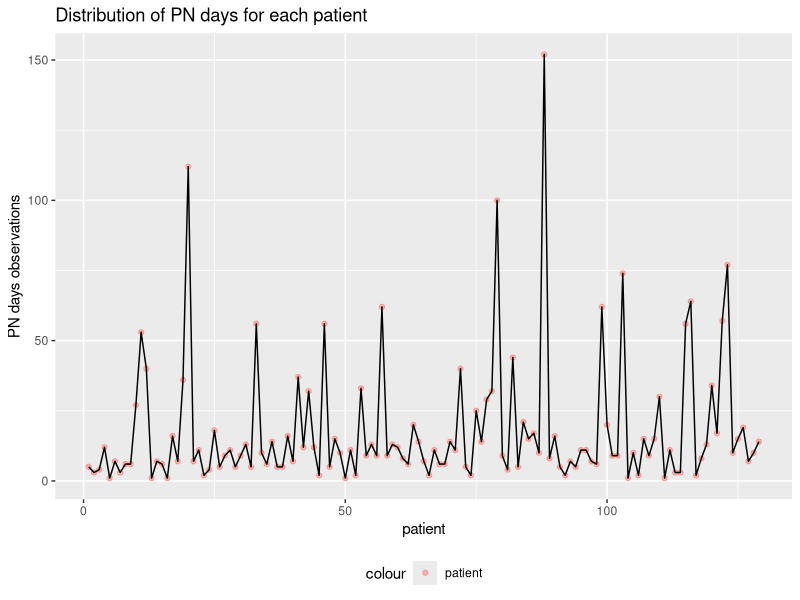

Recreate this plot in R.
## ---- chunk 1
library(tidyverse)
library(readxl)
library(lubridate)
library(dplyr)
library(ggridges)
## ---- chunk 2
central_lined_df =
  read_excel("./CLABSI_data.xlsx", sheet = 1, range = cell_cols("A:G")) %>% 
  arrange(EMPI) %>% 
  select(EMPI, ordering_date) %>% 
mutate(
  status = "central_lined",
  end_date = ymd(ordering_date) + days(14)
) %>% 
  distinct(EMPI, ordering_date, .keep_all = TRUE) %>% 
  mutate(
      period_1 = interval(ymd(ordering_date), ymd(end_date)),
      date = ordering_date
  ) %>% 
  select(EMPI, status, date, period_1) 

central_lined_df
## ---- chunk 3
bcp_df =
  read_excel("./CLABSI_data.xlsx", sheet = 3, range = cell_cols("A:K")) %>% 
  arrange(EMPI) %>% 
  select(EMPI, PROC_NAME, RESULT_TIME) %>% 
  filter(PROC_NAME == "BLOOD CULTURE") %>% 
  mutate(
  status = "blood_culture_positive",
  date = as.Date(RESULT_TIME, "%y/%m/%d")
)  %>% 
  distinct(EMPI, date, .keep_all = TRUE)
bcp_df
## ---- chunk 4
join_cl_bcp =
  left_join(central_lined_df, bcp_df, by = c("EMPI")) %>%
  mutate(
    bcp_status = ifelse(date.y %within% period_1, 1, 0)
  ) %>%    
drop_na() %>% 
  select(EMPI, bcp_status)

join_cl_bcp
## ---- chunk 5
EDA_plot =
  left_join(central_lined_df, join_cl_bcp, by = c("EMPI")) %>% 
  drop_na()
EDA_plot
## ---- chunk 6
tpn_df =
   read_excel("./CLABSI_data.xlsx", sheet = 4, range = cell_cols("A:K")) %>% 
  arrange(EMPI) %>% 
  select(EMPI, START_DATE, END_DATE) %>% 
  mutate(
    status = "tpn"
  )
tpn_df
## ---- chunk 7

distr_plot = 
  tpn_df %>% 
    group_by(EMPI) %>% 
 summarize(n_obs = n()) %>% 
   mutate(patient = 1:n(),
          patient = as.integer(patient))

ggplot(distr_plot, aes(x = patient, y = n_obs)) + 
  geom_point(aes(color = "patient"), alpha = .5) +
  geom_line(na.rm = FALSE) +
  labs(
    title = "Distribution of PN days for each patient",
    x = "patient",
    y = "PN days observations"
  ) + 
    theme(legend.position = "bottom")

